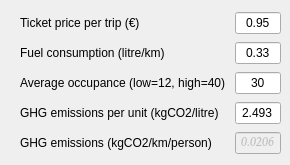
    <widget class="QWidget" name="Bus_tab">
     <attribute name="title">
      <string>Bus</string>
     </attribute>
     <widget class="QWidget" name="gridLayoutWidget">
      <property name="geometry">
       <rect>
        <x>20</x>
        <y>10</y>
        <width>261</width>
        <height>146</height>
       </rect>
      </property>
      <layout class="QGridLayout" name="gridLayout">
       <item row="4" column="1">
        <widget class="QLineEdit" name="BusoccupanceValue">
         <property name="text">
          <string>30</string>
         </property>
         <property name="alignment">
          <set>Qt::AlignCenter</set>
         </property>
        </widget>
       </item>
       <item row="5" column="1">
        <widget class="QLineEdit" name="BusemissionsValue">
         <property name="text">
          <string>2.493</string>
         </property>
         <property name="alignment">
          <set>Qt::AlignCenter</set>
         </property>
        </widget>
       </item>
       <item row="3" column="1">
        <widget class="QLineEdit" name="BusconsumptionValue">
         <property name="text">
          <string>0.33</string>
         </property>
         <property name="alignment">
          <set>Qt::AlignCenter</set>
         </property>
        </widget>
       </item>
       <item row="1" column="0">
        <widget class="QLabel" name="BusticketLabel">
         <property name="text">
          <string>Ticket price per trip (€)</string>
         </property>
        </widget>
       </item>
       <item row="8" column="0">
        <widget class="QLabel" name="BusemissionskmLabel">
         <property name="text">
          <string>GHG emissions (kgCO2/km/person)</string>
         </property>
        </widget>
       </item>
       <item row="4" column="0">
        <widget class="QLabel" name="BusoccupanceLabel">
         <property name="text">
          <string>Average occupance (low=12, high=40) </string>
         </property>
        </widget>
       </item>
       <item row="3" column="0">
        <widget class="QLabel" name="BusconsumptionLabel">
         <property name="text">
          <string>Fuel consumption (litre/km)</string>
         </property>
        </widget>
       </item>
       <item row="1" column="1">
        <widget class="QLineEdit" name="BusticketValue">
         <property name="text">
          <string>0.95</string>
         </property>
         <property name="alignment">
          <set>Qt::AlignCenter</set>
         </property>
        </widget>
       </item>
       <item row="8" column="1">
        <widget class="QLineEdit" name="BusemissionskmCheck">
         <property name="enabled">
          <bool>false</bool>
         </property>
         <property name="font">
          <font>
           <family>Palatino Linotype</family>
           <italic>true</italic>
          </font>
         </property>
         <property name="text">
          <string>0.0206</string>
         </property>
         <property name="alignment">
          <set>Qt::AlignCenter</set>
         </property>
        </widget>
       </item>
       <item row="5" column="0">
        <widget class="QLabel" name="BusemissionsLabel">
         <property name="text">
          <string>GHG emissions per unit (kgCO2/litre)</string>
         </property>
        </widget>
       </item>
      </layout>
     </widget>
    </widget>
